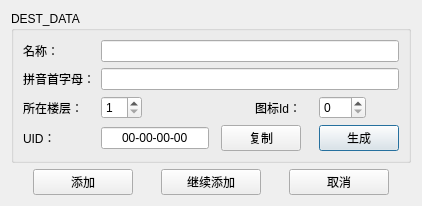
<?xml version="1.0" encoding="UTF-8"?>
<ui version="4.0">
 <class>EditForm</class>
 <widget class="QDialog" name="EditForm">
  <property name="geometry">
   <rect>
    <x>0</x>
    <y>0</y>
    <width>429</width>
    <height>182</height>
   </rect>
  </property>
  <property name="sizePolicy">
   <sizepolicy hsizetype="Preferred" vsizetype="Preferred">
    <horstretch>0</horstretch>
    <verstretch>0</verstretch>
   </sizepolicy>
  </property>
  <property name="windowTitle">
   <string>Form</string>
  </property>
  <layout class="QGridLayout" name="gridLayout">
   <property name="sizeConstraint">
    <enum>QLayout::SetFixedSize</enum>
   </property>
   <item row="1" column="0" colspan="3">
    <widget class="QGroupBox" name="groupBox">
     <property name="sizePolicy">
      <sizepolicy hsizetype="Fixed" vsizetype="Fixed">
       <horstretch>0</horstretch>
       <verstretch>0</verstretch>
      </sizepolicy>
     </property>
     <property name="contextMenuPolicy">
      <enum>Qt::NoContextMenu</enum>
     </property>
     <property name="title">
      <string>DEST_DATA</string>
     </property>
     <property name="flat">
      <bool>false</bool>
     </property>
     <property name="checkable">
      <bool>false</bool>
     </property>
     <layout class="QGridLayout" name="gridLayout_2">
      <item row="2" column="0">
       <widget class="QLabel" name="label_3">
        <property name="contextMenuPolicy">
         <enum>Qt::NoContextMenu</enum>
        </property>
        <property name="text">
         <string>所在楼层：</string>
        </property>
       </widget>
      </item>
      <item row="0" column="0">
       <widget class="QLabel" name="label">
        <property name="sizePolicy">
         <sizepolicy hsizetype="Preferred" vsizetype="Fixed">
          <horstretch>0</horstretch>
          <verstretch>0</verstretch>
         </sizepolicy>
        </property>
        <property name="contextMenuPolicy">
         <enum>Qt::NoContextMenu</enum>
        </property>
        <property name="frameShape">
         <enum>QFrame::NoFrame</enum>
        </property>
        <property name="text">
         <string>名称：</string>
        </property>
       </widget>
      </item>
      <item row="3" column="0">
       <widget class="QLabel" name="label_4">
        <property name="text">
         <string>UID：</string>
        </property>
       </widget>
      </item>
      <item row="1" column="0">
       <widget class="QLabel" name="label_2">
        <property name="sizePolicy">
         <sizepolicy hsizetype="Preferred" vsizetype="Fixed">
          <horstretch>0</horstretch>
          <verstretch>0</verstretch>
         </sizepolicy>
        </property>
        <property name="contextMenuPolicy">
         <enum>Qt::NoContextMenu</enum>
        </property>
        <property name="text">
         <string>拼音首字母：</string>
        </property>
       </widget>
      </item>
      <item row="2" column="2" colspan="2">
       <widget class="QSpinBox" name="spinBox">
        <property name="sizePolicy">
         <sizepolicy hsizetype="Fixed" vsizetype="Fixed">
          <horstretch>0</horstretch>
          <verstretch>0</verstretch>
         </sizepolicy>
        </property>
        <property name="layoutDirection">
         <enum>Qt::LeftToRight</enum>
        </property>
        <property name="minimum">
         <number>1</number>
        </property>
       </widget>
      </item>
      <item row="0" column="2" colspan="6">
       <widget class="QLineEdit" name="T1"/>
      </item>
      <item row="1" column="2" colspan="6">
       <widget class="QLineEdit" name="T2"/>
      </item>
      <item row="2" column="7">
       <widget class="QSpinBox" name="spinBox_2">
        <property name="sizePolicy">
         <sizepolicy hsizetype="Fixed" vsizetype="Fixed">
          <horstretch>0</horstretch>
          <verstretch>0</verstretch>
         </sizepolicy>
        </property>
        <property name="maximum">
         <number>255</number>
        </property>
       </widget>
      </item>
      <item row="3" column="7">
       <widget class="QPushButton" name="UID_GEN">
        <property name="text">
         <string>生成</string>
        </property>
       </widget>
      </item>
      <item row="3" column="2">
       <widget class="QLineEdit" name="UID_LE">
        <property name="inputMask">
         <string>&gt;HH-HH-HH-HH</string>
        </property>
        <property name="text">
         <string>00-00-00-00</string>
        </property>
        <property name="alignment">
         <set>Qt::AlignCenter</set>
        </property>
       </widget>
      </item>
      <item row="3" column="4">
       <widget class="QPushButton" name="UID_CPY">
        <property name="text">
         <string>复制</string>
        </property>
       </widget>
      </item>
      <item row="2" column="4">
       <widget class="QLabel" name="label_5">
        <property name="sizePolicy">
         <sizepolicy hsizetype="Preferred" vsizetype="Preferred">
          <horstretch>0</horstretch>
          <verstretch>0</verstretch>
         </sizepolicy>
        </property>
        <property name="text">
         <string>图标Id：</string>
        </property>
        <property name="alignment">
         <set>Qt::AlignRight|Qt::AlignTrailing|Qt::AlignVCenter</set>
        </property>
       </widget>
      </item>
     </layout>
    </widget>
   </item>
   <item row="2" column="0" colspan="3">
    <layout class="QHBoxLayout" name="horizontalLayout">
     <property name="sizeConstraint">
      <enum>QLayout::SetDefaultConstraint</enum>
     </property>
     <item>
      <widget class="QPushButton" name="ADD">
       <property name="sizePolicy">
        <sizepolicy hsizetype="Fixed" vsizetype="Fixed">
         <horstretch>0</horstretch>
         <verstretch>0</verstretch>
        </sizepolicy>
       </property>
       <property name="minimumSize">
        <size>
         <width>100</width>
         <height>0</height>
        </size>
       </property>
       <property name="text">
        <string>添加</string>
       </property>
      </widget>
     </item>
     <item>
      <widget class="QPushButton" name="ADD_C">
       <property name="sizePolicy">
        <sizepolicy hsizetype="Fixed" vsizetype="Fixed">
         <horstretch>0</horstretch>
         <verstretch>0</verstretch>
        </sizepolicy>
       </property>
       <property name="minimumSize">
        <size>
         <width>100</width>
         <height>0</height>
        </size>
       </property>
       <property name="text">
        <string>继续添加</string>
       </property>
      </widget>
     </item>
     <item>
      <widget class="QPushButton" name="CANCEL">
       <property name="sizePolicy">
        <sizepolicy hsizetype="Fixed" vsizetype="Fixed">
         <horstretch>0</horstretch>
         <verstretch>0</verstretch>
        </sizepolicy>
       </property>
       <property name="minimumSize">
        <size>
         <width>100</width>
         <height>0</height>
        </size>
       </property>
       <property name="text">
        <string>取消</string>
       </property>
      </widget>
     </item>
    </layout>
   </item>
  </layout>
 </widget>
 <tabstops>
  <tabstop>spinBox</tabstop>
 </tabstops>
 <resources/>
 <connections/>
</ui>
